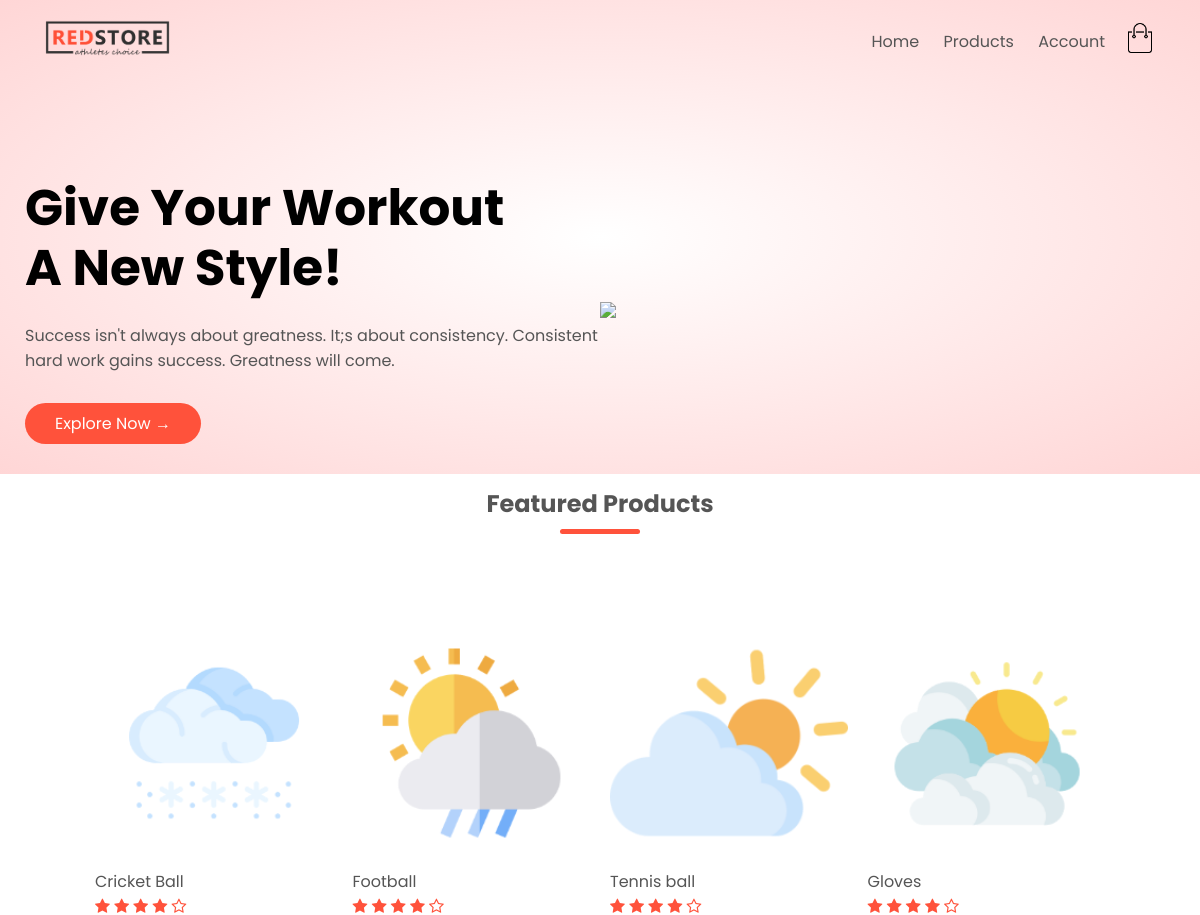
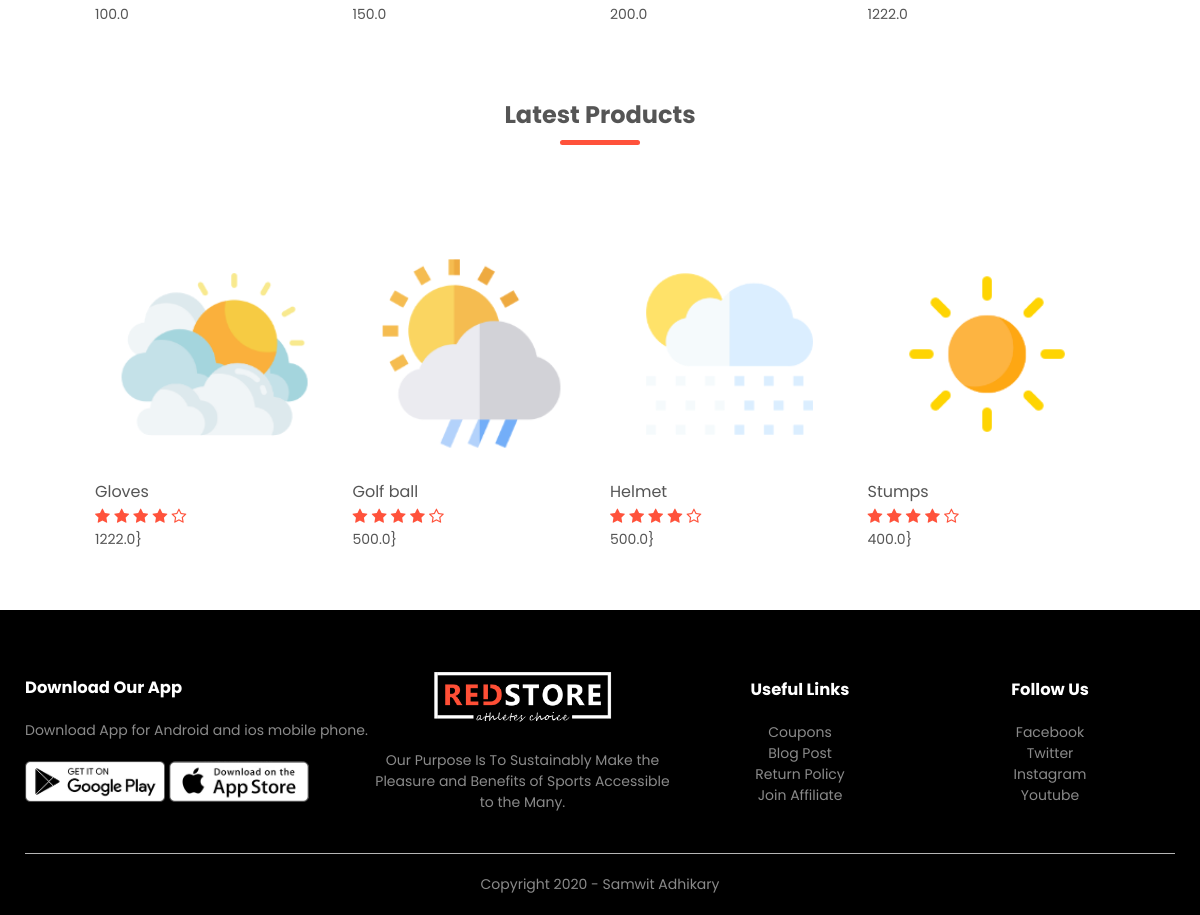
The page / on the database its author committed (2 pictures, top to bottom).
### Products_App/models.py (models this page shows, shortened)
class Product(models.Model):
    LIVE=1
    DELETE=0
    DELETE_CHOICES = (
                      (LIVE,'live'),
                      (DELETE,'delete'),
                     )
    title=models.CharField(max_length=200)
    description=models.TextField()
    price=models.FloatField()
    image=models.ImageField(upload_to='product_img/')
    priority=models.IntegerField(default=0)
    delete_status=models.IntegerField(choices=DELETE_CHOICES,default=LIVE)
    created_at=models.DateTimeField(auto_now_add=True)
    updated_at=models.DateTimeField(auto_now=True)

### Products_App/views.py (the view)
# urls.py: 2. Add a URL to urlpatterns:  path('', views.home, name='home')
def home(request):
    featured_product=Product.objects.order_by('priority')[0:4]
    latest_product=Product.objects.order_by('-created_at')[:4]
    context={
       'featured_product':featured_product,
       'latest_product':latest_product
    }
    return render(request,'website/index.html',context=context)

### templates/website/index.html
{% extends 'website/layout.html' %}
{% load static %}
{% block banner%}
   {% include 'website/content_split/home_banner.html'%}
{% endblock %}
{% block  content %}
    {% include 'website/content_split/home_content.html'%}
{% endblock %}

### templates/website/content_split/home_content.html
{% load static %}
<div class="small-container">
        <h2 class="title">Featured Products</h2>
        <div class="row">
            {% for item in featured_product%}
            <div class="col-4">
                <a href="{% url 'product_details' item.id %}"><img src="{{item.image.url}}"></a>
                <h4>{{item.title}}</h4>
                <div class="rating">
                    <i class="fa fa-star"></i>
                    <i class="fa fa-star"></i>
                    <i class="fa fa-star"></i>
                    <i class="fa fa-star"></i>
                    <i class="fa fa-star-o"></i>
                </div>
                <p>{{item.price}}</p>
            </div>
            {% endfor %}
        </div>
        <h2 class="title">Latest Products</h2>
        <div class="row">
            {% for data in latest_product %}
            <div class="col-4">
                <a href="{% url 'product_details' data.id %}"><img src="{{data.image.url}}"></a>
                <h4>{{data.title}}</h4>
                <div class="rating">
                    <i class="fa fa-star"></i>
                    <i class="fa fa-star"></i>
                    <i class="fa fa-star"></i>
                    <i class="fa fa-star"></i>
                    <i class="fa fa-star-o"></i>
                </div>
                <p>{{data.price}}}</p>
            </div>
            {% endfor %}
        </div>
    </div>

### static/css/style.css (style rules this page uses)
* { margin: 0; padding: 0; box-sizing: border-box; }
body { font-family: 'Poppins', sans-serif; }
a { text-decoration: none; color: #555; }
p { color: #555; }
.row { display: flex; align-items: center; flex-wrap: wrap; justify-content: space-around; }
.small-container { max-width: 1080px; margin: auto; padding-left: 25px; padding-right: 25px; }
.col-4 { flex-basis: 25%; padding: 10px; min-width: 200px; margin-bottom: 50px; transition: transform 0.5s; }
.col-4 img { width: 100%; }
.title { text-align: center; margin: 0 auto 80px; position: relative; line-height: 60px; color: #555; }
.title::after { content: ''; background: #ff523b; width: 80px; height: 5px; border-radius: 5px; position: absolute; bottom: 0; left: 50%; transform: translateX(-50%); }
h4 { color: #555; font-weight: normal; }
.col-4 p { font-size: 14px; }
.rating .fa { color: #ff523b; }

### rows shown on the page
Product: image (picture), title "Cricket Ball", price "100.0"
Product: image (picture), title "Football", price "150.0"
Product: image (picture), title "Tennis ball", price "200.0"
Product: image (picture), title "Gloves", price "1222.0"
Product: image (picture), title "Golf ball", price "500.0"
Product: image (picture), title "Helmet", price "500.0"
Product: image (picture), title "Stumps", price "400.0"
